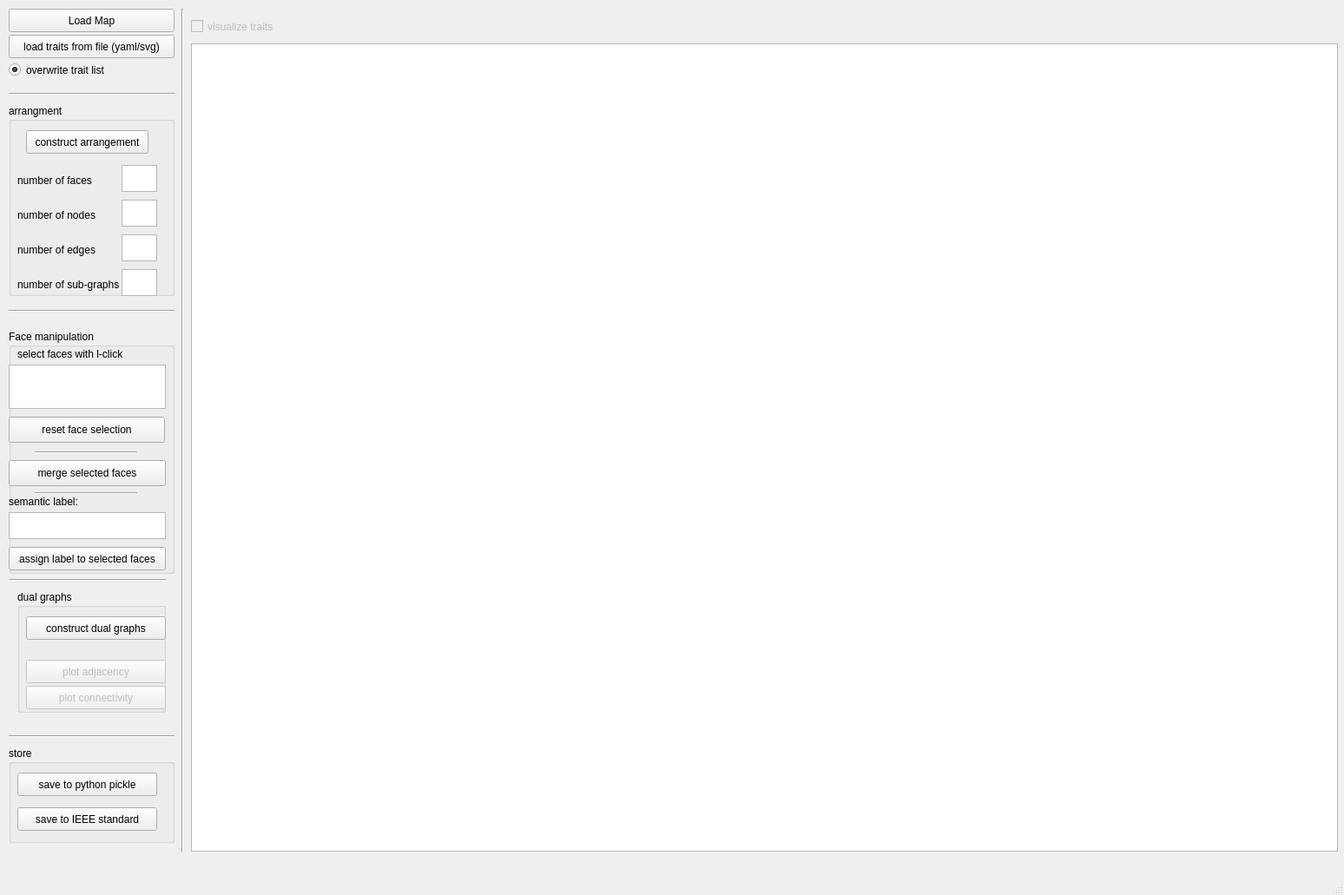
<?xml version="1.0" encoding="UTF-8"?>
<ui version="4.0">
 <class>MainWindow</class>
 <widget class="QMainWindow" name="MainWindow">
  <property name="geometry">
   <rect>
    <x>0</x>
    <y>0</y>
    <width>1548</width>
    <height>1031</height>
   </rect>
  </property>
  <property name="windowTitle">
   <string>MainWindow</string>
  </property>
  <widget class="QWidget" name="centralwidget">
   <widget class="QGraphicsView" name="graphicsView_arrangement">
    <property name="geometry">
     <rect>
      <x>220</x>
      <y>50</y>
      <width>1321</width>
      <height>931</height>
     </rect>
    </property>
   </widget>
   <widget class="QGroupBox" name="groupBox_face_manipulation">
    <property name="geometry">
     <rect>
      <x>10</x>
      <y>380</y>
      <width>191</width>
      <height>281</height>
     </rect>
    </property>
    <property name="title">
     <string>Face manipulation</string>
    </property>
    <widget class="QPushButton" name="pushButton_merge_selected_faces">
     <property name="geometry">
      <rect>
       <x>0</x>
       <y>150</y>
       <width>181</width>
       <height>30</height>
      </rect>
     </property>
     <property name="text">
      <string>merge selected faces</string>
     </property>
    </widget>
    <widget class="QPushButton" name="pushButton_reset_face_selection">
     <property name="geometry">
      <rect>
       <x>0</x>
       <y>100</y>
       <width>180</width>
       <height>30</height>
      </rect>
     </property>
     <property name="text">
      <string>reset face selection</string>
     </property>
    </widget>
    <widget class="QTextEdit" name="textEdit_face_semantic_label">
     <property name="geometry">
      <rect>
       <x>0</x>
       <y>210</y>
       <width>181</width>
       <height>31</height>
      </rect>
     </property>
     <property name="readOnly">
      <bool>true</bool>
     </property>
    </widget>
    <widget class="QLabel" name="label_20">
     <property name="geometry">
      <rect>
       <x>0</x>
       <y>190</y>
       <width>121</width>
       <height>16</height>
      </rect>
     </property>
     <property name="text">
      <string>semantic label:</string>
     </property>
    </widget>
    <widget class="QPushButton" name="pushButton_assign_label_to_selected_faces">
     <property name="geometry">
      <rect>
       <x>0</x>
       <y>250</y>
       <width>181</width>
       <height>27</height>
      </rect>
     </property>
     <property name="text">
      <string>assign label to selected faces</string>
     </property>
    </widget>
    <widget class="QTextEdit" name="textEdit_selected_faces_list">
     <property name="geometry">
      <rect>
       <x>0</x>
       <y>40</y>
       <width>181</width>
       <height>51</height>
      </rect>
     </property>
     <property name="readOnly">
      <bool>true</bool>
     </property>
    </widget>
    <widget class="Line" name="line">
     <property name="geometry">
      <rect>
       <x>30</x>
       <y>140</y>
       <width>118</width>
       <height>3</height>
      </rect>
     </property>
     <property name="orientation">
      <enum>Qt::Horizontal</enum>
     </property>
    </widget>
    <widget class="Line" name="line_2">
     <property name="geometry">
      <rect>
       <x>30</x>
       <y>180</y>
       <width>118</width>
       <height>16</height>
      </rect>
     </property>
     <property name="orientation">
      <enum>Qt::Horizontal</enum>
     </property>
    </widget>
    <widget class="QLabel" name="label">
     <property name="geometry">
      <rect>
       <x>10</x>
       <y>20</y>
       <width>151</width>
       <height>16</height>
      </rect>
     </property>
     <property name="text">
      <string>select faces with l-click</string>
     </property>
    </widget>
   </widget>
   <widget class="QGroupBox" name="groupBox_store">
    <property name="geometry">
     <rect>
      <x>10</x>
      <y>860</y>
      <width>191</width>
      <height>111</height>
     </rect>
    </property>
    <property name="title">
     <string>store</string>
    </property>
    <widget class="QPushButton" name="pushButton_save_arrangement_to_IEEE">
     <property name="geometry">
      <rect>
       <x>10</x>
       <y>70</y>
       <width>161</width>
       <height>27</height>
      </rect>
     </property>
     <property name="text">
      <string>save to IEEE standard</string>
     </property>
    </widget>
    <widget class="QPushButton" name="pushButton_save_arrangement_to_pickle">
     <property name="geometry">
      <rect>
       <x>10</x>
       <y>30</y>
       <width>161</width>
       <height>27</height>
      </rect>
     </property>
     <property name="text">
      <string>save to python pickle</string>
     </property>
    </widget>
   </widget>
   <widget class="QGroupBox" name="groupBox_arrangement">
    <property name="geometry">
     <rect>
      <x>10</x>
      <y>120</y>
      <width>191</width>
      <height>221</height>
     </rect>
    </property>
    <property name="title">
     <string>arrangment</string>
    </property>
    <widget class="QPushButton" name="pushButton_construct_arrangement">
     <property name="geometry">
      <rect>
       <x>20</x>
       <y>30</y>
       <width>141</width>
       <height>27</height>
      </rect>
     </property>
     <property name="text">
      <string>construct arrangement</string>
     </property>
    </widget>
    <widget class="QTextEdit" name="textEdit_arrangement_num_faces">
     <property name="geometry">
      <rect>
       <x>130</x>
       <y>70</y>
       <width>41</width>
       <height>31</height>
      </rect>
     </property>
     <property name="readOnly">
      <bool>true</bool>
     </property>
    </widget>
    <widget class="QLabel" name="label_13">
     <property name="geometry">
      <rect>
       <x>10</x>
       <y>80</y>
       <width>121</width>
       <height>16</height>
      </rect>
     </property>
     <property name="text">
      <string>number of faces</string>
     </property>
    </widget>
    <widget class="QLabel" name="label_14">
     <property name="geometry">
      <rect>
       <x>10</x>
       <y>160</y>
       <width>121</width>
       <height>16</height>
      </rect>
     </property>
     <property name="text">
      <string>number of edges</string>
     </property>
    </widget>
    <widget class="QLabel" name="label_15">
     <property name="geometry">
      <rect>
       <x>10</x>
       <y>200</y>
       <width>121</width>
       <height>16</height>
      </rect>
     </property>
     <property name="text">
      <string>number of sub-graphs</string>
     </property>
    </widget>
    <widget class="QTextEdit" name="textEdit_arrangement_num_nodes">
     <property name="geometry">
      <rect>
       <x>130</x>
       <y>110</y>
       <width>41</width>
       <height>31</height>
      </rect>
     </property>
     <property name="readOnly">
      <bool>true</bool>
     </property>
    </widget>
    <widget class="QTextEdit" name="textEdit_arrangement_num_edges">
     <property name="geometry">
      <rect>
       <x>130</x>
       <y>150</y>
       <width>41</width>
       <height>31</height>
      </rect>
     </property>
     <property name="readOnly">
      <bool>true</bool>
     </property>
    </widget>
    <widget class="QTextEdit" name="textEdit_arrangement_num_subgraphs">
     <property name="geometry">
      <rect>
       <x>130</x>
       <y>190</y>
       <width>41</width>
       <height>31</height>
      </rect>
     </property>
     <property name="readOnly">
      <bool>true</bool>
     </property>
    </widget>
    <widget class="QLabel" name="label_16">
     <property name="geometry">
      <rect>
       <x>10</x>
       <y>120</y>
       <width>121</width>
       <height>16</height>
      </rect>
     </property>
     <property name="text">
      <string>number of nodes</string>
     </property>
    </widget>
   </widget>
   <widget class="Line" name="line_7">
    <property name="geometry">
     <rect>
      <x>10</x>
      <y>660</y>
      <width>181</width>
      <height>16</height>
     </rect>
    </property>
    <property name="orientation">
     <enum>Qt::Horizontal</enum>
    </property>
   </widget>
   <widget class="Line" name="line_11">
    <property name="geometry">
     <rect>
      <x>10</x>
      <y>840</y>
      <width>191</width>
      <height>16</height>
     </rect>
    </property>
    <property name="orientation">
     <enum>Qt::Horizontal</enum>
    </property>
   </widget>
   <widget class="Line" name="line_10">
    <property name="geometry">
     <rect>
      <x>200</x>
      <y>10</y>
      <width>20</width>
      <height>971</height>
     </rect>
    </property>
    <property name="orientation">
     <enum>Qt::Vertical</enum>
    </property>
   </widget>
   <widget class="QGroupBox" name="groupBox_dual_graphs">
    <property name="geometry">
     <rect>
      <x>20</x>
      <y>680</y>
      <width>171</width>
      <height>141</height>
     </rect>
    </property>
    <property name="title">
     <string>dual graphs</string>
    </property>
    <widget class="QPushButton" name="pushButton_construct_dual_graphs">
     <property name="geometry">
      <rect>
       <x>10</x>
       <y>30</y>
       <width>161</width>
       <height>27</height>
      </rect>
     </property>
     <property name="text">
      <string>construct dual graphs</string>
     </property>
    </widget>
    <widget class="QPushButton" name="pushButton_plot_adjecency_graph">
     <property name="enabled">
      <bool>false</bool>
     </property>
     <property name="geometry">
      <rect>
       <x>10</x>
       <y>80</y>
       <width>161</width>
       <height>27</height>
      </rect>
     </property>
     <property name="text">
      <string>plot adjacency</string>
     </property>
    </widget>
    <widget class="QPushButton" name="pushButton_plot_connectivity_graph">
     <property name="enabled">
      <bool>false</bool>
     </property>
     <property name="geometry">
      <rect>
       <x>10</x>
       <y>110</y>
       <width>161</width>
       <height>27</height>
      </rect>
     </property>
     <property name="text">
      <string>plot connectivity</string>
     </property>
    </widget>
   </widget>
   <widget class="Line" name="line_6">
    <property name="geometry">
     <rect>
      <x>10</x>
      <y>350</y>
      <width>191</width>
      <height>16</height>
     </rect>
    </property>
    <property name="orientation">
     <enum>Qt::Horizontal</enum>
    </property>
   </widget>
   <widget class="QPushButton" name="pushButton_load_map">
    <property name="geometry">
     <rect>
      <x>10</x>
      <y>10</y>
      <width>191</width>
      <height>27</height>
     </rect>
    </property>
    <property name="text">
     <string>Load Map</string>
    </property>
   </widget>
   <widget class="QPushButton" name="pushButton_load_traits">
    <property name="geometry">
     <rect>
      <x>10</x>
      <y>40</y>
      <width>191</width>
      <height>27</height>
     </rect>
    </property>
    <property name="text">
     <string>load traits from file (yaml/svg)</string>
    </property>
   </widget>
   <widget class="QCheckBox" name="checkBox_visualize_traits">
    <property name="enabled">
     <bool>false</bool>
    </property>
    <property name="geometry">
     <rect>
      <x>220</x>
      <y>20</y>
      <width>101</width>
      <height>21</height>
     </rect>
    </property>
    <property name="text">
     <string>visualize traits</string>
    </property>
    <property name="checked">
     <bool>false</bool>
    </property>
   </widget>
   <widget class="Line" name="line_8">
    <property name="geometry">
     <rect>
      <x>10</x>
      <y>100</y>
      <width>191</width>
      <height>16</height>
     </rect>
    </property>
    <property name="orientation">
     <enum>Qt::Horizontal</enum>
    </property>
   </widget>
   <widget class="QRadioButton" name="radioButton_load_traits_overwrite">
    <property name="geometry">
     <rect>
      <x>10</x>
      <y>70</y>
      <width>161</width>
      <height>21</height>
     </rect>
    </property>
    <property name="text">
     <string>overwrite trait list</string>
    </property>
    <property name="checked">
     <bool>true</bool>
    </property>
   </widget>
  </widget>
  <widget class="QMenuBar" name="menubar">
   <property name="geometry">
    <rect>
     <x>0</x>
     <y>0</y>
     <width>1548</width>
     <height>22</height>
    </rect>
   </property>
  </widget>
  <widget class="QStatusBar" name="statusbar"/>
 </widget>
 <resources/>
 <connections/>
</ui>
